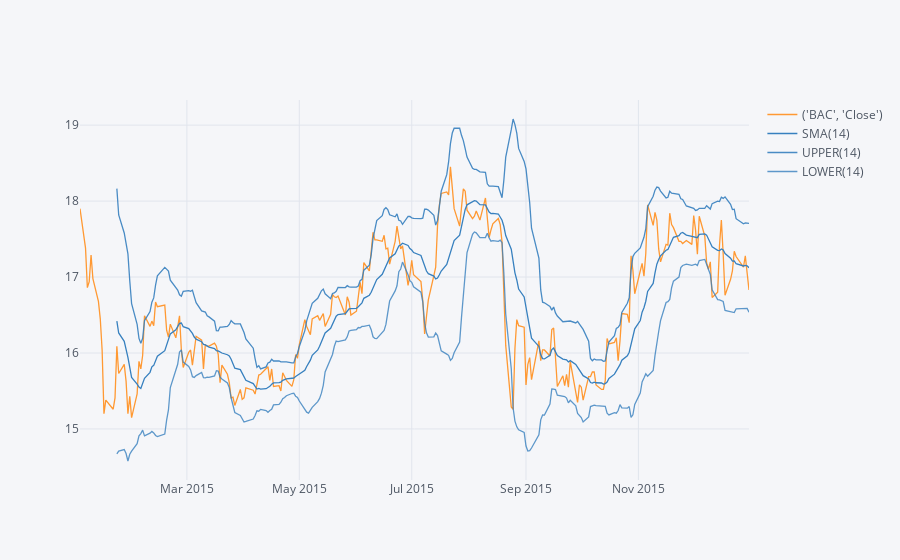

This figure's notebook cell:
### Markdown cell above
**Use .ta_plot(study='boll') to create a Bollinger Band Plot for Bank of America for the year 2015.**

### Code cell
bank_stocks['BAC','Close'].loc['2015-1-1':'2015-12-31'].ta_plot(study='boll')

### Figure 1 — Plotly figure (JSON) as saved in the notebook; plotly's stock layout.template omitted (floating-point values rounded to 4 significant figures; data arrays with more than 128 entries replaced by an {"elided": "..."} marker saying what was removed)
{"data": [{"line": {"color": "rgba(255, 153, 51, 1.0)", "dash": "solid", "shape": "linear", "width": 1.3}, "mode": "lines", "name": "('BAC', 'Close')", "text": "", "type": "scatter", "x": {"elided": "252 str values"}, "y": {"elided": "252 float values"}}, {"line": {"color": "rgba(55, 128, 191, 1.0)", "dash": "solid", "shape": "linear", "width": 1.3}, "mode": "lines", "name": "SMA(14)", "text": "", "type": "scatter", "x": {"elided": "252 str values"}, "y": {"elided": "252 mixed values"}}, {"line": {"color": "rgba(55, 128, 191, 0.8999999999999999)", "dash": "solid", "shape": "linear", "width": 1.3}, "mode": "lines", "name": "UPPER(14)", "text": "", "type": "scatter", "x": {"elided": "252 str values"}, "y": {"elided": "252 mixed values"}}, {"line": {"color": "rgba(55, 128, 191, 0.7999999999999998)", "dash": "solid", "shape": "linear", "width": 1.3}, "mode": "lines", "name": "LOWER(14)", "text": "", "type": "scatter", "x": {"elided": "252 str values"}, "y": {"elided": "252 mixed values"}}], "layout": {"legend": {"bgcolor": "#F5F6F9", "font": {"color": "#4D5663"}}, "paper_bgcolor": "#F5F6F9", "plot_bgcolor": "#F5F6F9", "title": {"font": {"color": "#4D5663"}}, "xaxis": {"gridcolor": "#E1E5ED", "showgrid": true, "tickfont": {"color": "#4D5663"}, "title": {"font": {"color": "#4D5663"}, "text": ""}, "zerolinecolor": "#E1E5ED"}, "yaxis": {"gridcolor": "#E1E5ED", "showgrid": true, "tickfont": {"color": "#4D5663"}, "title": {"font": {"color": "#4D5663"}, "text": ""}, "zerolinecolor": "#E1E5ED"}}}
